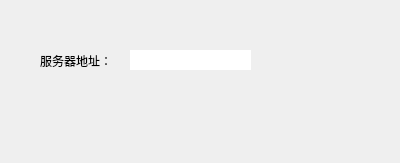
<?xml version="1.0" encoding="UTF-8"?>
<ui version="4.0">
 <class>DialogConnectSetting</class>
 <widget class="QDialog" name="DialogConnectSetting">
  <property name="geometry">
   <rect>
    <x>0</x>
    <y>0</y>
    <width>400</width>
    <height>163</height>
   </rect>
  </property>
  <property name="windowTitle">
   <string>Dialog</string>
  </property>
  <widget class="QLabel" name="labelServerAddress">
   <property name="geometry">
    <rect>
     <x>40</x>
     <y>40</y>
     <width>71</width>
     <height>41</height>
    </rect>
   </property>
   <property name="text">
    <string>服务器地址：</string>
   </property>
  </widget>
  <widget class="QLineEdit" name="lineEditServerAddress">
   <property name="geometry">
    <rect>
     <x>130</x>
     <y>50</y>
     <width>121</width>
     <height>20</height>
    </rect>
   </property>
   <property name="text">
    <string/>
   </property>
   <property name="maxLength">
    <number>64</number>
   </property>
   <property name="frame">
    <bool>false</bool>
   </property>
  </widget>
 </widget>
 <resources/>
 <connections/>
</ui>
